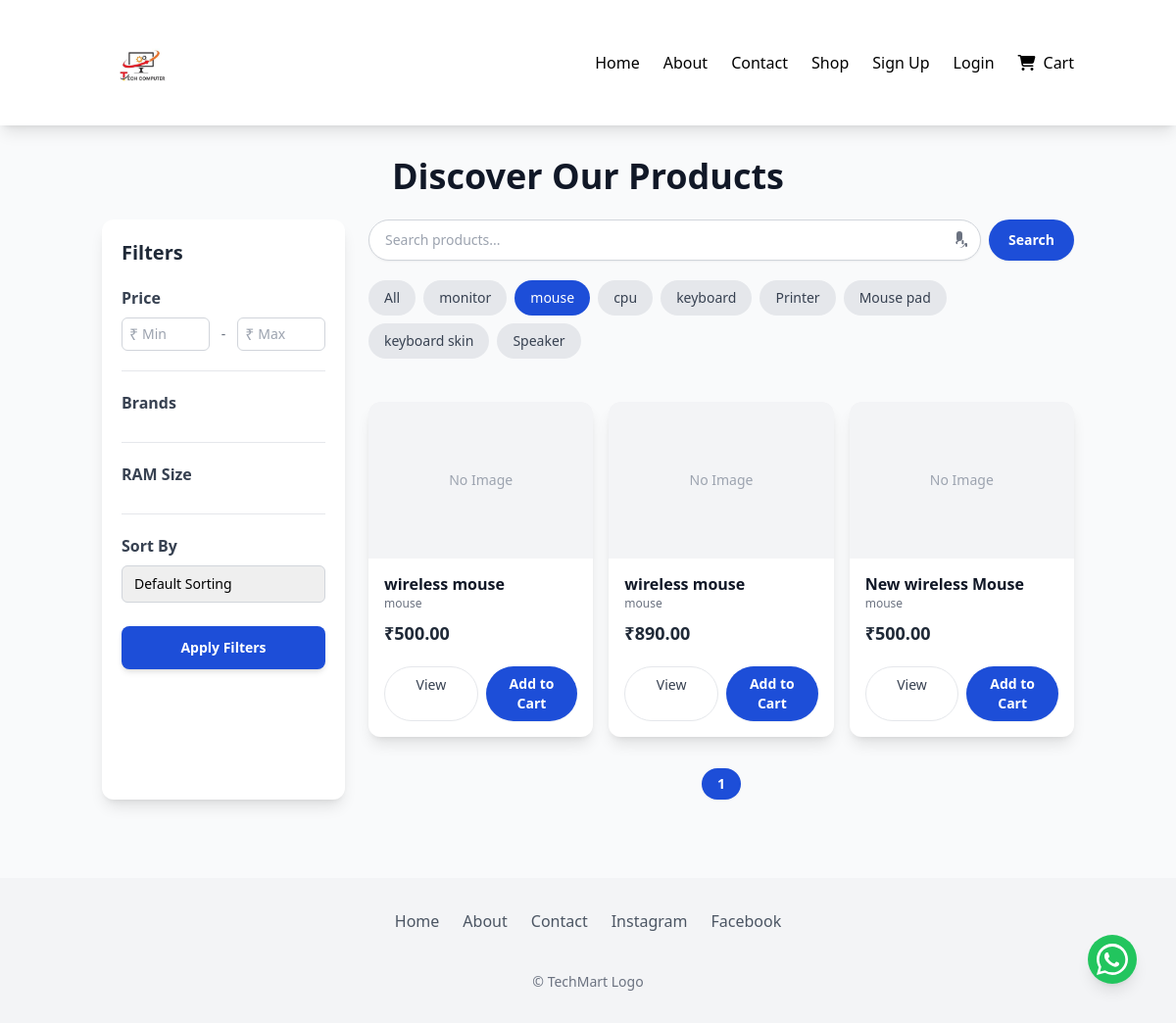
Page /shop/?category=2 on the earlier database version.
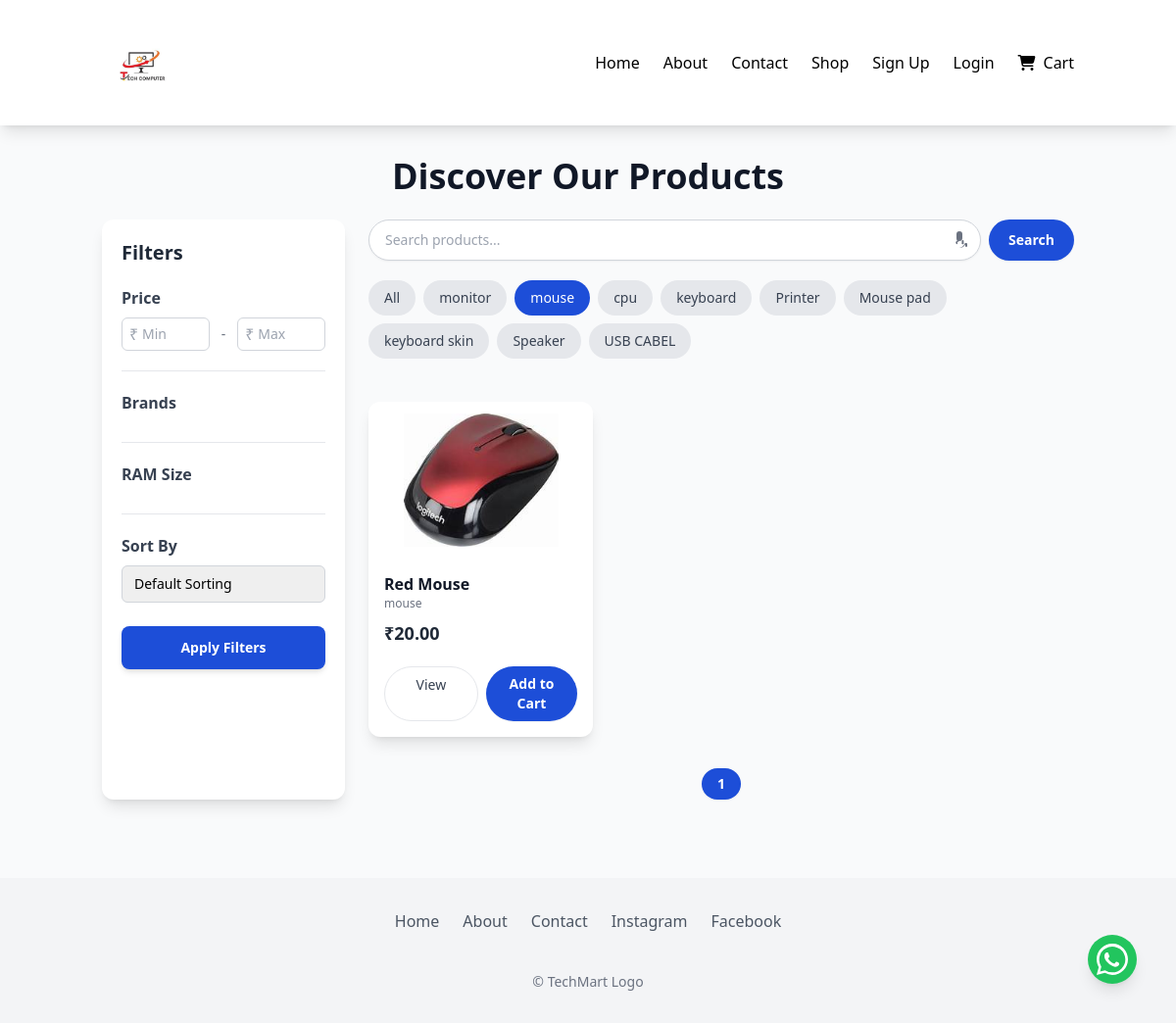
Same page on the later database version.
### store/models.py (models this page shows, shortened)
class SiteLogo(models.Model):
    logo = models.ImageField(upload_to="site_logo/")
    alt_text = models.CharField(max_length=50, default="TechMart Logo")

class Category(models.Model):
    name = models.CharField(max_length=100)
    slug = models.SlugField(unique=True, blank=True)
    image = models.ImageField(upload_to='category_images/', blank=True, null=True)

class Product(models.Model):
    category = models.ForeignKey(Category, on_delete=models.CASCADE, related_name='products')
    title = models.CharField(max_length=200)
    description = models.TextField()
    price = models.DecimalField(max_digits=10, decimal_places=2)
    discount_percent = models.IntegerField(default=0)
    stock = models.PositiveIntegerField(default=0)
    image = models.ImageField(upload_to='products/', blank=True, null=True)  # Main image
    featured = models.BooleanField(default=False)
    created_at = models.DateTimeField(auto_now_add=True)
    @property
    def get_discounted_price(self):
        if self.discount_percent > 0:
            discounted_price = self.price - (self.price * self.discount_percent / 100)
            return round(discounted_price, 2)
        return self.price

class FooterLink(models.Model):
    name = models.CharField(max_length=100)
    url = models.URLField(blank=True)

class ProductImage(models.Model):
    product = models.ForeignKey(Product, on_delete=models.CASCADE, related_name='images')
    image = models.ImageField(upload_to='products/multiple/')

### store/views.py (the view)
# urls.py: path('shop/', views.shop, name='shop'),
def shop(request):
    category_id = request.GET.get('category')
    query = request.GET.get('q')
    min_price = request.GET.get('min_price')
    max_price = request.GET.get('max_price')
    sort_by = request.GET.get('sort_by')
    products = Product.objects.all()
    categories = Category.objects.all()
    selected_category = None
    if category_id:
        try:
            selected_category = int(category_id)
            if categories.filter(id=selected_category).exists():
                products = products.filter(category_id=selected_category)
        except ValueError:
            selected_category = None
    if query:
        products = products.filter(title__icontains=query)
    if min_price:
        products = products.filter(price__gte=min_price)
    if max_price:
        products = products.filter(price__lte=max_price)
    if sort_by == "price_asc":
        products = products.order_by('price')
    elif sort_by == "price_desc":
        products = products.order_by('-price')
    elif sort_by == "newest":
        products = products.order_by('-created_at')
    paginator = Paginator(products, 8)
    page_number = request.GET.get('page')
    page_obj = paginator.get_page(page_number)
    return render(request, 'store/shop.html', {
        'products': page_obj,
        'categories': categories,
        'selected_category': selected_category,
        'page_obj': page_obj,
        'query': query,
        'min_price': min_price,
        'max_price': max_price,
        'sort_by': sort_by,
    })

### templates/store/shop.html (shortened to what this page needs)
{% extends "store/base.html" %}
{% block content %}
<div class="max-w-7xl mx-auto px-4 py-6 md:py-8">
    <h1 class="text-3xl sm:text-4xl font-extrabold mb-6 text-center text-gray-900 leading-tight">
        Discover Our Products
    </h1>
    <div class="flex flex-col lg:flex-row gap-6">
        <aside id="ys-filter" class="w-full lg:w-1/4 bg-white p-5 rounded-xl shadow-lg lg:block lg:sticky lg:top-8 transition-transform duration-300 ease-in-out transform lg:translate-x-0 hidden">
            <div class="flex justify-between items-center mb-5">
                <h2 class="text-xl font-bold text-gray-800">Filters</h2>
            </div>
            <form action="{% url 'shop' %}" method="get">
                <div class="mb-5 border-b border-gray-200 pb-5">
                    <h3 class="font-semibold text-base mb-2 text-gray-700">Price</h3>
                    <div class="flex items-center gap-3">
                        <div class="relative w-1/2">
                            <span class="absolute left-2 top-1/2 -translate-y-1/2 text-gray-400">₹</span>
                            <input type="number" name="min_price" placeholder="Min" value="{{ min_price|default:'' }}" class="w-full px-2 pl-5 py-1.5 text-sm border border-gray-300 rounded-md focus:outline-none focus:ring-1 focus:ring-[var(--primary-color)] transition-shadow">
                        </div>
                        <span class="text-gray-500 text-sm">-</span>
                        <div class="relative w-1/2">
                            <span class="absolute left-2 top-1/2 -translate-y-1/2 text-gray-400">₹</span>
                            <input type="number" name="max_price" placeholder="Max" value="{{ max_price|default:'' }}" class="w-full px-2 pl-5 py-1.5 text-sm border border-gray-300 rounded-md focus:outline-none focus:ring-1 focus:ring-[var(--primary-color)] transition-shadow">
                        </div>
                    </div>
                </div>
                <div class="mb-5 border-b border-gray-200 pb-5">
                    <h3 class="font-semibold text-base mb-2 text-gray-700">Brands</h3>
                </div>
                <div class="mb-5 border-b border-gray-200 pb-5">
                    <h3 class="font-semibold text-base mb-2 text-gray-700">RAM Size</h3>
                </div>
                <div class="mb-6">
                    <h3 class="font-semibold text-base mb-2 text-gray-700">Sort By</h3>
                    <select name="sort_by" class="w-full px-3 py-2 text-sm border border-gray-300 rounded-md focus:outline-none focus:ring-1 focus:ring-[var(--primary-color)] appearance-none transition-shadow">
                        <option value="">Default Sorting</option>
                    </select>
                </div>
                <button type="submit" class="w-full px-5 py-3 bg-[var(--primary-color)] text-white font-semibold rounded-lg hover:bg-[var(--secondary-color)] transition-all transform hover:scale-105 shadow-md text-sm">
                    Apply Filters
                </button>
            </form>
        </aside>
        <div class="flex-1">
            <form action="{% url 'shop' %}" method="get" class="mb-5 flex flex-col sm:flex-row gap-2">
                <div class="relative flex-1">
                    <input id="voice-search-input" type="text" name="q" value="{{ query|default:'' }}" placeholder="Search products..." class="w-full px-4 py-2.5 border border-gray-300 rounded-full focus:outline-none pr-10 shadow-sm text-sm focus:ring-1 focus:ring-[var(--primary-color)]">
                    <button type="button" id="voice-search-btn" class="absolute inset-y-0 right-0 flex items-center pr-3 text-gray-500 hover:text-gray-800 transition-colors">
                    </button>
                </div>
                <button type="submit" class="hidden sm:inline-block px-5 py-2.5 bg-[var(--primary-color)] text-white rounded-full hover:bg-[var(--secondary-color)] transition-colors font-semibold shadow-sm text-sm">
                    Search
                </button>
            </form>
            <div class="flex flex-wrap gap-2 mb-5 justify-center lg:justify-start">
                <a href="{% url 'shop' %}" class="px-4 py-2 rounded-full font-medium transition-colors duration-200 text-sm
                    {% if not selected_category %}bg-[var(--primary-color)] text-white{% else %}bg-gray-200 text-gray-700 hover:bg-gray-300{% endif %}">
                    All
                </a>
                {% for category in categories %}
                <a href="?category={{ category.id }}{% if query %}&q={{ query }}{% endif %}" class="px-4 py-2 rounded-full font-medium transition-colors duration-200 text-sm
                    {% if selected_category == category.id %}bg-[var(--primary-color)] text-white{% else %}bg-gray-200 text-gray-700 hover:bg-gray-300{% endif %}">
                    {{ category.name }}
                </a>
                {% endfor %}
            </div>
            <div class="grid grid-cols-1 sm:grid-cols-2 md:grid-cols-3 lg:grid-cols-3 xl:grid-cols-4 gap-4">
                {% for product in products %}
                <div class="bg-white rounded-xl overflow-hidden shadow-lg hover:shadow-xl transition-shadow duration-300 flex flex-col relative group transform hover:scale-105">
                    {% if product.images.exists %}
                        <img src="{{ product.images.first.image.url }}" alt="{{ product.title }}" class="w-full h-40 object-contain p-3 transition-transform duration-300">
                    {% elif product.image %}
                        <img src="{{ product.image.url }}" alt="{{ product.title }}" class="w-full h-40 object-contain p-3 transition-transform duration-300">
                    {% else %}
                        <div class="h-40 w-full bg-gray-100 flex items-center justify-center text-gray-400 text-sm">
                            No Image
                        </div>
                    {% endif %}
                    <div class="p-4 flex flex-col flex-grow">
                        <h3 class="font-bold text-base text-gray-900 mb-0.5 leading-tight">{{ product.title }}</h3>
                        <p class="text-xs text-gray-500 mb-2">{{ product.category.name }}</p>
                        {% if product.price > product.get_discounted_price %}
                            <div class="flex items-center gap-1.5 mb-2">
                                <p class="text-lg font-bold text-gray-800">₹{{ product.get_discounted_price }}</p>
                                <p class="text-gray-400 line-through text-xs">₹{{ product.price }}</p>
                            </div>
                        {% else %}
                            <p class="text-lg font-bold text-gray-800 mb-2">₹{{ product.price }}</p>
                        {% endif %}
                        <div class="mt-auto flex flex-col sm:flex-row gap-2 pt-3">
                            <a href="{% url 'product_detail' product.id %}" class="flex-1 text-center px-3 py-2 border border-gray-200 text-gray-700 font-medium rounded-full hover:bg-gray-100 transition-colors duration-200 text-sm">
                                View
                            </a>
                            <a href="{% url 'add_to_cart' product.id %}" class="flex-1 text-center px-3 py-2 bg-[var(--primary-color)] text-white rounded-full hover:bg-[var(--secondary-color)] transition-all font-semibold shadow-sm text-sm">
                                Add to Cart
                            </a>
                        </div>
                    </div>
                </div>
                {% empty %}
                <div class="col-span-full text-center py-16">
                    <h2 class="text-2xl font-bold text-gray-700 mb-1">No products found.</h2>
                    <p class="text-gray-500 text-base">Try adjusting your filters or search terms.</p>
                </div>
                {% endfor %}
            </div>
            {% if page_obj %}
            <div class="mt-8 flex justify-center gap-2 flex-wrap text-sm">
                {% for num in page_obj.paginator.page_range %}
                    {% if page_obj.number == num %}
                    <span class="px-4 py-1.5 bg-[var(--primary-color)] text-white rounded-full font-bold shadow-sm">{{ num }}</span>
                    {% endif %}
                {% endfor %}
            </div>
            {% endif %}
        </div>
    </div>
</div>
<a href="https://wa.me/6355997080" target="_blank" id="whatsapp-button" class="fixed bottom-10 right-10 z-50 cursor-pointer w-16 h-16 flex items-center justify-center bg-green-500 text-white rounded-full shadow-lg hover:bg-green-600 transition">
</a>
{% endblock %}.

### templates/store/base.html (shortened to what this page needs)
{% load static %}
<!DOCTYPE html>
<html lang="en">
<head>
    <script src="https://cdn.tailwindcss.com"></script>
    <link rel="stylesheet"
          href="https://cdnjs.cloudflare.com/ajax/libs/font-awesome/6.5.2/css/all.min.css"
 />
</head>
<body class="bg-gray-50 text-[var(--text-color)] font-sans">
<nav class="bg-white shadow-lg relative z-50">
    <div class="container mx-auto px-4 py-6 md:flex md:justify-between md:items-center">
        <div class="flex items-center justify-between">
            {% if site_logo %}
                <a href="{% url 'home' %}" class="flex items-center">
                    <img src="{{ site_logo.logo.url }}" alt="{{ site_logo.alt_text }}" class="h-16 md:h-20">
                </a>
            {% else %}
                <a href="{% url 'home' %}" class="font-bold text-2xl md:text-3xl text-[var(--primary-color)]">TechMart</a>
            {% endif %}
        </div>
        <div id="mobile-menu" class="hidden md:flex flex-col md:flex-row md:items-center gap-4 mt-4 md:mt-0">
            <ul class="flex flex-col md:flex-row md:gap-6 items-start md:items-center w-full">
                <li class="w-full md:w-auto"><a href="{% url 'home' %}" class="block py-2 md:py-0 hover:text-[var(--primary-color)] transition font-medium">Home</a></li>
                <li class="w-full md:w-auto"><a href="{% url 'about' %}" class="block py-2 md:py-0 hover:text-[var(--primary-color)] transition font-medium">About</a></li>
                <li class="w-full md:w-auto"><a href="{% url 'contact' %}" class="block py-2 md:py-0 hover:text-[var(--primary-color)] transition font-medium">Contact</a></li>
                <li class="w-full md:w-auto"><a href="{% url 'shop' %}" class="block py-2 md:py-0 hover:text-[var(--primary-color)] transition font-medium">Shop</a></li>
                {% if user.is_authenticated %}
                    <li class="w-full md:w-auto">
                        <a href="{% url 'cart' %}" class="flex items-center py-2 md:py-0 hover:text-[var(--primary-color)] transition font-medium">
                            <i class="fa-solid fa-cart-shopping mr-2"></i>
                            Cart
                            <span id="cart-count" class="ml-1 bg-[var(--secondary-color)] text-white text-xs px-2 py-1 rounded-full">
                                {{ cart_items_count|default:0 }}
                            </span>
                        </a>
                    </li>
                    <li class="w-full md:w-auto"><a href="{% url 'profile' %}" class="block py-2 md:py-0 hover:text-[var(--primary-color)] transition font-medium">Profile</a></li>
                    <li class="w-full md:w-auto">
                        <form method="POST" action="{% url 'logout' %}">
                            {% csrf_token %}
                            <button type="submit" class="w-full text-left py-2 md:py-0 hover:text-[var(--primary-color)] transition font-medium">Logout</button>
                        </form>
                    </li>
                {% else %}
                    <li class="w-full md:w-auto"><a href="{% url 'signup' %}" class="block py-2 md:py-0 hover:text-[var(--primary-color)] transition font-medium">Sign Up</a></li>
                    <li class="w-full md:w-auto"><a href="{% url 'login' %}" class="block py-2 md:py-0 hover:text-[var(--primary-color)] transition font-medium">Login</a></li>
                    <li class="w-full md:w-auto">
                        <a href="{% url 'login' %}?next={% url 'cart' %}" class="flex items-center py-2 md:py-0 hover:text-[var(--primary-color)] transition font-medium">
                            <i class="fa-solid fa-cart-shopping mr-2"></i>
                            Cart
                        </a>
                    </li>
                {% endif %}
            </ul>
        </div>
    </div>
</nav>
<main class="container mx-auto">
    {% block content %}{% endblock %}
</main>
<footer class="bg-gray-100 p-8 mt-12 text-center">
    <div class="container mx-auto flex flex-col items-center">
        <div class="flex flex-wrap justify-center gap-6 mb-4">
            <a href="{% url 'home' %}" class="text-gray-600 hover:text-[var(--primary-color)] transition font-medium">Home</a>
            <a href="{% url 'about' %}" class="text-gray-600 hover:text-[var(--primary-color)] transition font-medium">About</a>
            <a href="{% url 'contact' %}" class="text-gray-600 hover:text-[var(--primary-color)] transition font-medium">Contact</a>
            {% for link in footer_links %}
                <a href="{{ link.url }}" class="text-gray-600 hover:text-[var(--primary-color)] transition font-medium">{{ link.name }}</a>
            {% endfor %}
        </div>
        <p class="text-gray-500 text-sm mt-2">&copy; {{ site_logo.alt_text|default:"Techcomputers" }} {{ now|date:"Y" }}</p>
    </div>
</footer>
</body>
</html>

Differences in the rows shown:
removed Product: image "No Image", title "wireless mouse", category.name "mouse", price "500.00"
removed Product: image "No Image", title "wireless mouse", category.name "mouse", price "890.00"
removed Product: image "No Image", title "New wireless Mouse", category.name "mouse", price "500.00"
added Category: name "USB CABEL"
added Product: images.first.image (picture), title "Red Mouse", category.name "mouse", price "20.00"
